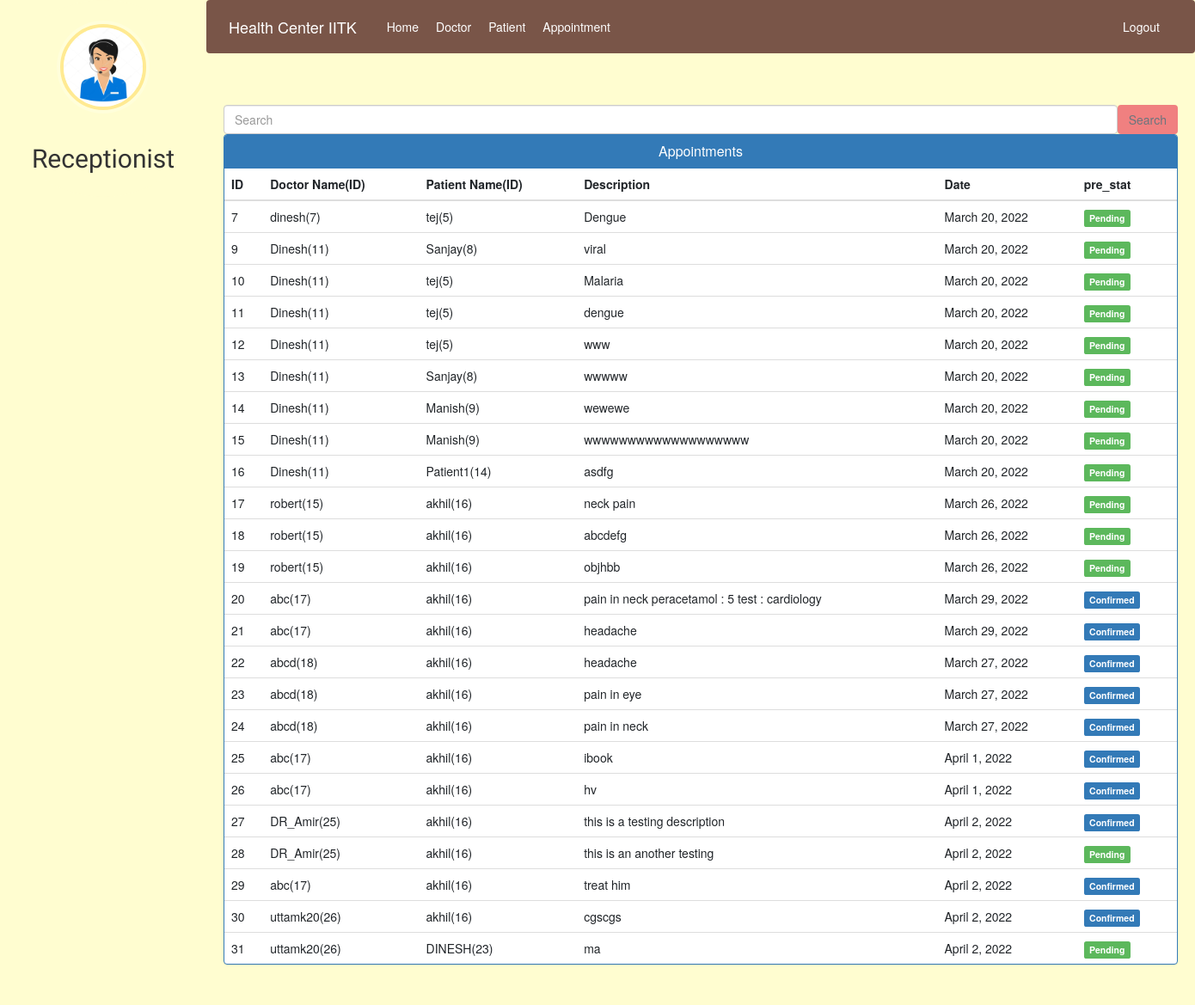
The page /admin-view-appointment (signed in) on the database its author committed.
### hospital/models.py (models this page shows)
class Appointment(models.Model):
    patientId = models.PositiveIntegerField(null=True)
    doctorId = models.PositiveIntegerField(null=True)
    patientName = models.CharField(max_length=40, null=True)
    doctorName = models.CharField(max_length=40, null=True)
    appointmentDate = models.DateField(auto_now=True)
    description = models.TextField(max_length=500)
    prescription = models.TextField(max_length=500, null=True, default="")
    pre_stat = models.BooleanField(default=False)
    status = models.BooleanField(default=True)

### hospital/views.py (the view)
# urls.py: path('admin-view-appointment', views.admin_view_appointment_view,
@login_required(login_url='adminlogin')
@user_passes_test(is_admin)
def admin_view_appointment_view(request):
    if 'q' in request.GET :
      q = request.GET['q']
      appointments = models.Appointment.objects.all().filter(doctorName__icontains=q,status=True)
      return render(request, 'hospital/admin_view_appointment.html', {'appointments': appointments})
    else :
        appointments = models.Appointment.objects.all().filter(status=True)
        return render(request, 'hospital/admin_view_appointment.html', {'appointments': appointments})

### hospital/views.py (called while the page is built)
def is_admin(user):
    return user.groups.filter(name='ADMIN').exists()

### templates/hospital/admin_view_appointment.html (shortened to what this page needs)
{% extends 'hospital/admin_base.html' %}
{% block content %}
<head>
  <link href="//netdna.bootstrapcdn.com/bootstrap/3.0.0/css/bootstrap.min.css" rel="stylesheet" id="bootstrap-css">
</head>
<div class="container">
 <form class="d-flex" method=GET action="{% url 'admin-view-appointment' %}">
        <input class="form-control me-2" type="search" placeholder="Search" aria-label="Search" name='q'>
        <button class="btn btn-outline-secondary" type="submit" style="background-color: lightcoral">Search</button>
      </form>
  <div class="panel panel-primary">
    <div class="panel-heading">
      <h6 class="panel-title">Appointments</h6>
    </div>
    <table class="table table-hover" id="dev-table">
      <thead>
        <tr>
          <th>ID</th>
          <th>Doctor Name(ID)</th>
          <th>Patient Name(ID)</th>
          <th>Description</th>
          <th>Date</th>
          <th>pre_stat</th>
        </tr>
      </thead>
      {% for a in appointments %}
      <tr>
        <td> {{a.id}}</td>
        <td> {{a.doctorName}}({{a.doctorId}})</td>
        <td>{{a.patientName}}({{a.patientId}})</td>
        <td>{{a.description}}</td>
        <td>{{a.appointmentDate}}</td>
        {%if a.pre_stat%}
        <td> <span class="label label-primary">Confirmed</span></td>
        {% else %}
        <td> <span class="label label-success">Pending</span></td>
        {% endif %}
      </tr>
      {% endfor %}
    </table>
  </div>
</div>
{% endblock content %}

### static/style.css (style rules this page uses)
body { padding-left: 240px; }

### templates/hospital/admin_base.html (style rules this page uses)
body { background-color: rgb(255, 253, 208); font-family: 'Work Sans', sans-serif; }

### templates/hospital/admin_view_appointment.html (style rules this page uses)
h6 { text-align: center; }

### rows shown on the page
Appointment: id "7", doctorName "dinesh", doctorId "7", patientName "tej", patientId "5", description "Dengue", appointmentDate "March 20, 2022", pre_stat "Pending"
Appointment: id "9", doctorName "Dinesh", doctorId "11", patientName "Sanjay", patientId "8", description "viral", appointmentDate "March 20, 2022", pre_stat "Pending"
Appointment: id "10", doctorName "Dinesh", doctorId "11", patientName "tej", patientId "5", description "Malaria", appointmentDate "March 20, 2022", pre_stat "Pending"
Appointment: id "11", doctorName "Dinesh", doctorId "11", patientName "tej", patientId "5", description "dengue", appointmentDate "March 20, 2022", pre_stat "Pending"
Appointment: id "12", doctorName "Dinesh", doctorId "11", patientName "tej", patientId "5", description "www", appointmentDate "March 20, 2022", pre_stat "Pending"
Appointment: id "13", doctorName "Dinesh", doctorId "11", patientName "Sanjay", patientId "8", description "wwwww", appointmentDate "March 20, 2022", pre_stat "Pending"
Appointment: id "14", doctorName "Dinesh", doctorId "11", patientName "Manish", patientId "9", description "wewewe", appointmentDate "March 20, 2022", pre_stat "Pending"
Appointment: id "15", doctorName "Dinesh", doctorId "11", patientName "Manish", patientId "9", description "wwwwwwwwwwwwwwwwwww", appointmentDate "March 20, 2022", pre_stat "Pending"
Appointment: id "16", doctorName "Dinesh", doctorId "11", patientName "Patient1", patientId "14", description "asdfg", appointmentDate "March 20, 2022", pre_stat "Pending"
Appointment: id "17", doctorName "robert", doctorId "15", patientName "akhil", patientId "16", description "neck pain", appointmentDate "March 26, 2022", pre_stat "Pending"
Appointment: id "18", doctorName "robert", doctorId "15", patientName "akhil", patientId "16", description "abcdefg", appointmentDate "March 26, 2022", pre_stat "Pending"
Appointment: id "19", doctorName "robert", doctorId "15", patientName "akhil", patientId "16", description "objhbb", appointmentDate "March 26, 2022", pre_stat "Pending"
Appointment: id "20", doctorName "abc", doctorId "17", patientName "akhil", patientId "16", description "pain in neck peracetamol : 5 test : cardiology", appointmentDate "March 29, 2022", pre_stat "Confirmed"
Appointment: id "21", doctorName "abc", doctorId "17", patientName "akhil", patientId "16", description "headache", appointmentDate "March 29, 2022", pre_stat "Confirmed"
Appointment: id "22", doctorName "abcd", doctorId "18", patientName "akhil", patientId "16", description "headache", appointmentDate "March 27, 2022", pre_stat "Confirmed"
Appointment: id "23", doctorName "abcd", doctorId "18", patientName "akhil", patientId "16", description "pain in eye", appointmentDate "March 27, 2022", pre_stat "Confirmed"
Appointment: id "24", doctorName "abcd", doctorId "18", patientName "akhil", patientId "16", description "pain in neck", appointmentDate "March 27, 2022", pre_stat "Confirmed"
Appointment: id "25", doctorName "abc", doctorId "17", patientName "akhil", patientId "16", description "ibook", appointmentDate "April 1, 2022", pre_stat "Confirmed"
Appointment: id "26", doctorName "abc", doctorId "17", patientName "akhil", patientId "16", description "hv", appointmentDate "April 1, 2022", pre_stat "Confirmed"
Appointment: id "27", doctorName "DR_Amir", doctorId "25", patientName "akhil", patientId "16", description "this is a testing description", appointmentDate "April 2, 2022", pre_stat "Confirmed"
Appointment: id "28", doctorName "DR_Amir", doctorId "25", patientName "akhil", patientId "16", description "this is an another testing", appointmentDate "April 2, 2022", pre_stat "Pending"
Appointment: id "29", doctorName "abc", doctorId "17", patientName "akhil", patientId "16", description "treat him", appointmentDate "April 2, 2022", pre_stat "Confirmed"
Appointment: id "30", doctorName "uttamk20", doctorId "26", patientName "akhil", patientId "16", description "cgscgs", appointmentDate "April 2, 2022", pre_stat "Confirmed"
Appointment: id "31", doctorName "uttamk20", doctorId "26", patientName "DINESH", patientId "23", description "ma", appointmentDate "April 2, 2022", pre_stat "Pending"
